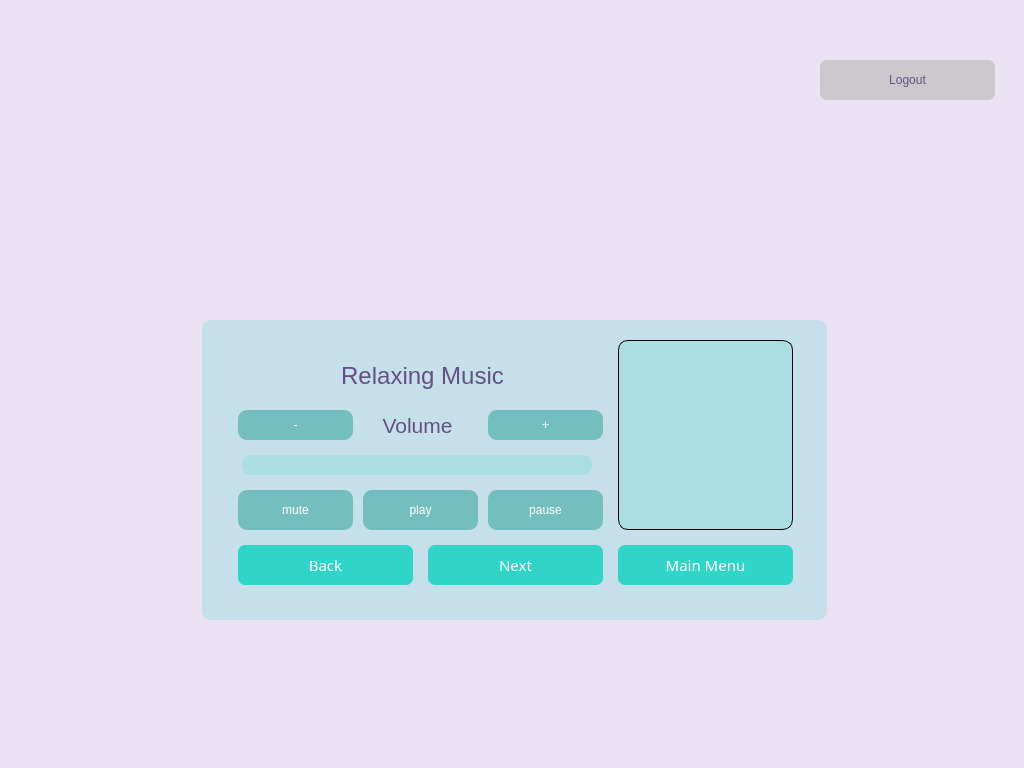
<?xml version="1.0" encoding="UTF-8"?>
<ui version="4.0">
 <class>Form</class>
 <widget class="QWidget" name="Form">
  <property name="geometry">
   <rect>
    <x>0</x>
    <y>0</y>
    <width>1024</width>
    <height>768</height>
   </rect>
  </property>
  <property name="windowTitle">
   <string>Form</string>
  </property>
  <property name="styleSheet">
   <string notr="true">background-color:rgb(235, 226, 244);
border-radius: 9px;</string>
  </property>
  <widget class="QGroupBox" name="groupBox">
   <property name="geometry">
    <rect>
     <x>202</x>
     <y>320</y>
     <width>625</width>
     <height>300</height>
    </rect>
   </property>
   <property name="styleSheet">
    <string notr="true">background-color:rgba(48, 213, 200, 0.2);</string>
   </property>
   <property name="title">
    <string/>
   </property>
   <widget class="QPushButton" name="next_btn">
    <property name="geometry">
     <rect>
      <x>226</x>
      <y>225</y>
      <width>175</width>
      <height>40</height>
     </rect>
    </property>
    <property name="font">
     <font>
      <family>Sura</family>
      <pointsize>-1</pointsize>
     </font>
    </property>
    <property name="styleSheet">
     <string notr="true">QPushButton#next_btn{
background-color:rgb(48, 213, 200);
color: white;
font-family: Sura;
font-size: 15px;
border-radius : 7px;

}
QPushButton#next_btn: pressed {
background-color:rgb(255, 136, 4);
}</string>
    </property>
    <property name="text">
     <string>Next</string>
    </property>
   </widget>
   <widget class="QPushButton" name="back_btn">
    <property name="geometry">
     <rect>
      <x>36</x>
      <y>225</y>
      <width>175</width>
      <height>40</height>
     </rect>
    </property>
    <property name="font">
     <font>
      <family>Sura</family>
      <pointsize>-1</pointsize>
     </font>
    </property>
    <property name="styleSheet">
     <string notr="true">QPushButton#back_btn{
background-color:rgb(48, 213, 200);
color: white;
font-family: Sura;
font-size: 15px;
border-radius : 7px;

}
QPushButton#back_btn: pressed {
background-color:rgb(255, 136, 4);
}</string>
    </property>
    <property name="text">
     <string>Back</string>
    </property>
   </widget>
   <widget class="QPushButton" name="main_btn">
    <property name="geometry">
     <rect>
      <x>416</x>
      <y>225</y>
      <width>175</width>
      <height>40</height>
     </rect>
    </property>
    <property name="font">
     <font>
      <family>Sura</family>
      <pointsize>-1</pointsize>
     </font>
    </property>
    <property name="styleSheet">
     <string notr="true">QPushButton#main_btn{
background-color:rgb(48, 213, 200);
color: white;
font-family: Sura;
font-size: 15px;
border-radius : 7px;

}
QPushButton#main_btn: pressed {
background-color:rgb(255, 136, 4);
}</string>
    </property>
    <property name="text">
     <string>Main Menu</string>
    </property>
   </widget>
   <widget class="QLabel" name="picture">
    <property name="geometry">
     <rect>
      <x>416</x>
      <y>20</y>
      <width>175</width>
      <height>190</height>
     </rect>
    </property>
    <property name="font">
     <font>
      <strikeout>false</strikeout>
     </font>
    </property>
    <property name="styleSheet">
     <string notr="true">border: 1px solid black;
    border-radius: 10px;
    padding: 0px;
    
    border-image: url(static/images/000.jpg) 10 10 10 10 stretch stretch;</string>
    </property>
    <property name="text">
     <string/>
    </property>
    <property name="scaledContents">
     <bool>true</bool>
    </property>
    <property name="alignment">
     <set>Qt::AlignCenter</set>
    </property>
    <property name="wordWrap">
     <bool>false</bool>
    </property>
    <property name="indent">
     <number>0</number>
    </property>
   </widget>
   <widget class="QPushButton" name="mute">
    <property name="geometry">
     <rect>
      <x>36</x>
      <y>170</y>
      <width>115</width>
      <height>40</height>
     </rect>
    </property>
    <property name="styleSheet">
     <string notr="true">QPushButton#mute{
background-color: rgba(35, 157, 147, 0.5);
color: white;
font: 10pt &quot;MS Shell Dlg 2&quot;;
}

QPushButton#mute: pressed{
background-color: rgba(25, 157, 147, 0.1);
color: white;
font: 10pt &quot;MS Shell Dlg 2&quot;;
}</string>
    </property>
    <property name="text">
     <string>mute</string>
    </property>
   </widget>
   <widget class="QPushButton" name="play_btn">
    <property name="geometry">
     <rect>
      <x>161</x>
      <y>170</y>
      <width>115</width>
      <height>40</height>
     </rect>
    </property>
    <property name="styleSheet">
     <string notr="true">background-color: rgba(35, 157, 147, 0.5);
color: white;
font: 10pt &quot;MS Shell Dlg 2&quot;;</string>
    </property>
    <property name="text">
     <string>play</string>
    </property>
   </widget>
   <widget class="QPushButton" name="pause_btn">
    <property name="geometry">
     <rect>
      <x>286</x>
      <y>170</y>
      <width>115</width>
      <height>40</height>
     </rect>
    </property>
    <property name="styleSheet">
     <string notr="true">background-color: rgba(35, 157, 147, 0.5);
color: white;
font: 10pt &quot;MS Shell Dlg 2&quot;;</string>
    </property>
    <property name="text">
     <string>pause</string>
    </property>
   </widget>
   <widget class="QPushButton" name="minus">
    <property name="geometry">
     <rect>
      <x>36</x>
      <y>90</y>
      <width>115</width>
      <height>30</height>
     </rect>
    </property>
    <property name="styleSheet">
     <string notr="true">background-color: rgba(35, 157, 147, 0.5);
color: white;
font: 12pt &quot;MS Shell Dlg 2&quot;;</string>
    </property>
    <property name="text">
     <string>-</string>
    </property>
   </widget>
   <widget class="QPushButton" name="plus">
    <property name="geometry">
     <rect>
      <x>286</x>
      <y>90</y>
      <width>115</width>
      <height>30</height>
     </rect>
    </property>
    <property name="styleSheet">
     <string notr="true">background-color: rgba(35, 157, 147, 0.5);
color: white;
font: 12pt &quot;MS Shell Dlg 2&quot;;</string>
    </property>
    <property name="text">
     <string>+</string>
    </property>
   </widget>
   <widget class="QLabel" name="main_label">
    <property name="geometry">
     <rect>
      <x>40</x>
      <y>30</y>
      <width>361</width>
      <height>51</height>
     </rect>
    </property>
    <property name="font">
     <font>
      <family>Arial</family>
      <pointsize>18</pointsize>
      <weight>50</weight>
      <italic>false</italic>
      <bold>false</bold>
      <underline>false</underline>
      <stylestrategy>PreferDefault</stylestrategy>
      <kerning>true</kerning>
     </font>
    </property>
    <property name="mouseTracking">
     <bool>false</bool>
    </property>
    <property name="toolTipDuration">
     <number>1</number>
    </property>
    <property name="styleSheet">
     <string notr="true">background-color: rgba(0, 0, 0, 0);
color: rgb(100, 79, 129);
font: 18pt &quot;Arial&quot;;</string>
    </property>
    <property name="text">
     <string>Relaxing Music</string>
    </property>
    <property name="alignment">
     <set>Qt::AlignCenter</set>
    </property>
    <property name="indent">
     <number>1</number>
    </property>
   </widget>
   <widget class="QLabel" name="volume_label">
    <property name="geometry">
     <rect>
      <x>160</x>
      <y>80</y>
      <width>111</width>
      <height>50</height>
     </rect>
    </property>
    <property name="font">
     <font>
      <family>Arial</family>
      <pointsize>16</pointsize>
      <weight>50</weight>
      <italic>false</italic>
      <bold>false</bold>
      <underline>false</underline>
      <stylestrategy>PreferDefault</stylestrategy>
      <kerning>true</kerning>
     </font>
    </property>
    <property name="mouseTracking">
     <bool>false</bool>
    </property>
    <property name="toolTipDuration">
     <number>1</number>
    </property>
    <property name="styleSheet">
     <string notr="true">background-color: rgba(0, 0, 0, 0);
color: rgb(100, 79, 129);
font: 16pt &quot;Arial&quot;;</string>
    </property>
    <property name="text">
     <string>Volume</string>
    </property>
    <property name="alignment">
     <set>Qt::AlignCenter</set>
    </property>
    <property name="indent">
     <number>1</number>
    </property>
   </widget>
   <widget class="QLabel" name="now_playing_label">
    <property name="geometry">
     <rect>
      <x>40</x>
      <y>135</y>
      <width>350</width>
      <height>20</height>
     </rect>
    </property>
    <property name="text">
     <string/>
    </property>
    <property name="alignment">
     <set>Qt::AlignCenter</set>
    </property>
   </widget>
  </widget>
  <widget class="QLabel" name="label">
   <property name="geometry">
    <rect>
     <x>416</x>
     <y>50</y>
     <width>191</width>
     <height>181</height>
    </rect>
   </property>
   <property name="styleSheet">
    <string notr="true">background-image:url(static/images/logo.png);</string>
   </property>
   <property name="text">
    <string/>
   </property>
   <property name="alignment">
    <set>Qt::AlignCenter</set>
   </property>
  </widget>
  <widget class="QPushButton" name="logout">
   <property name="geometry">
    <rect>
     <x>820</x>
     <y>60</y>
     <width>175</width>
     <height>40</height>
    </rect>
   </property>
   <property name="font">
    <font>
     <pointsize>-1</pointsize>
    </font>
   </property>
   <property name="styleSheet">
    <string notr="true">QPushButton#logout{
background-color:rgba(192, 192, 192,200);
color:rgb(124, 0, 186);
font-size: 12px;
border-radius : 7px;

color: rgb(100, 79, 130);


}
QPushButton#logout: pressed {
background-color: rgb(117, 71, 255);
}</string>
   </property>
   <property name="text">
    <string>Logout</string>
   </property>
  </widget>
 </widget>
 <resources/>
 <connections/>
</ui>
